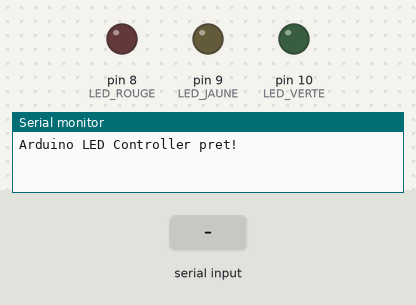
Bench run of a sketch on a simulated Arduino Uno, built with avr-gcc and run on an emulated ATmega328P. Shown: output pins drawn as LEDs (lit = HIGH), the last lines printed to the serial monitor. The inputs (shaded band) are chosen by the test bench.

Above: at 2.1 s.
2.2 s: "90,45\n" received over Serial
At 3.4 s:
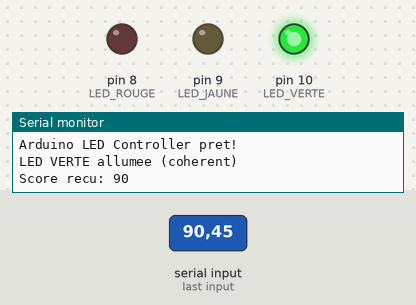
3.7 s: "30,150\n" received over Serial
At 4.5 s:
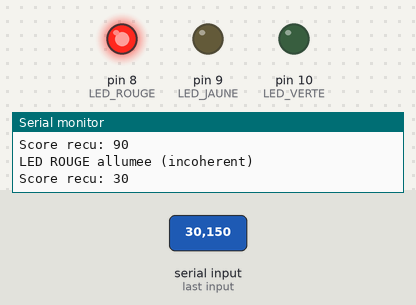
5.2 s: "90\n" received over Serial
At 5.5 s:
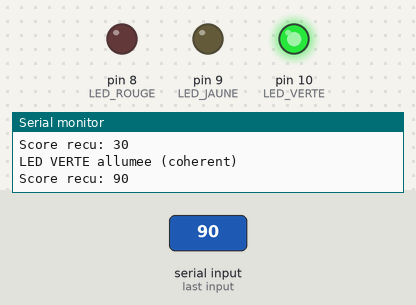
6.7 s: "5\n" received over Serial
At 7.8 s:
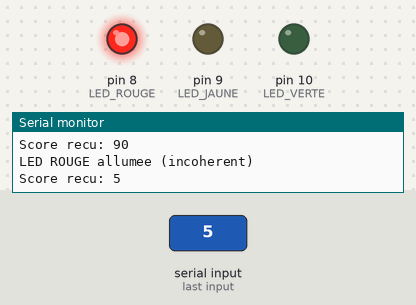
Timing chart, 0 to 9.2 s (numbered marks = the images above; inputs shaded):
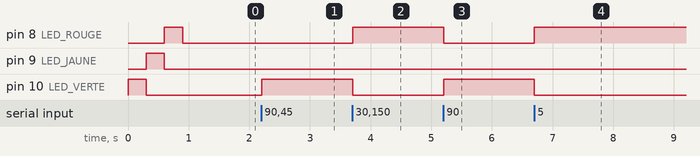

The sketch:

led_controller.ino
```cpp
const int LED_VERTE = 10;
const int LED_JAUNE = 9;
const int LED_ROUGE = 8;

void setup() {
  Serial.begin(9600);

  pinMode(LED_VERTE, OUTPUT);
  pinMode(LED_JAUNE, OUTPUT);
  pinMode(LED_ROUGE, OUTPUT);

  // Test au démarrage : allumer chaque LED brièvement
  testLeds();

  Serial.println("Arduino LED Controller pret!");
}

void loop() {
  if (Serial.available() > 0) {
    String input = Serial.readStringUntil('\n');
    input.trim();

    int score = input.toInt();

    // S'assurer que le score est entre 0 et 100
    score = constrain(score, 0, 100);

    updateLeds(score);

    Serial.print("Score recu: ");
    Serial.println(score);
  }
}

void updateLeds(int score) {
  // Éteindre toutes les LEDs d'abord
  digitalWrite(LED_VERTE, LOW);
  digitalWrite(LED_JAUNE, LOW);
  digitalWrite(LED_ROUGE, LOW);

  if (score >= 70) {
    // Cohérent -> LED Verte
    digitalWrite(LED_VERTE, HIGH);
    Serial.println("LED VERTE allumee (coherent)");
  }
  else if (score >= 40) {
    // Moyennement cohérent -> LED Jaune
    digitalWrite(LED_JAUNE, HIGH);
    Serial.println("LED JAUNE allumee (moyen)");
  }
  else {
    // Incohérent -> LED Rouge
    digitalWrite(LED_ROUGE, HIGH);
    Serial.println("LED ROUGE allumee (incoherent)");
  }
}

void testLeds() {
  // Test séquentiel des LEDs au démarrage
  digitalWrite(LED_VERTE, HIGH);
  delay(300);
  digitalWrite(LED_VERTE, LOW);

  digitalWrite(LED_JAUNE, HIGH);
  delay(300);
  digitalWrite(LED_JAUNE, LOW);

  digitalWrite(LED_ROUGE, HIGH);
  delay(300);
  digitalWrite(LED_ROUGE, LOW);
}
```

Measured:
- after the input at 2.2 s, pin 10 (LED_VERTE): LOW → HIGH at once
- after the input at 3.7 s, pin 8 (LED_ROUGE): LOW → HIGH at once; pin 10 (LED_VERTE): HIGH → LOW at once
- after the input at 5.2 s, pin 8 (LED_ROUGE): HIGH → LOW at once; pin 10 (LED_VERTE): LOW → HIGH at once
- after the input at 6.7 s, pin 8 (LED_ROUGE): LOW → HIGH at once; pin 10 (LED_VERTE): HIGH → LOW at once
